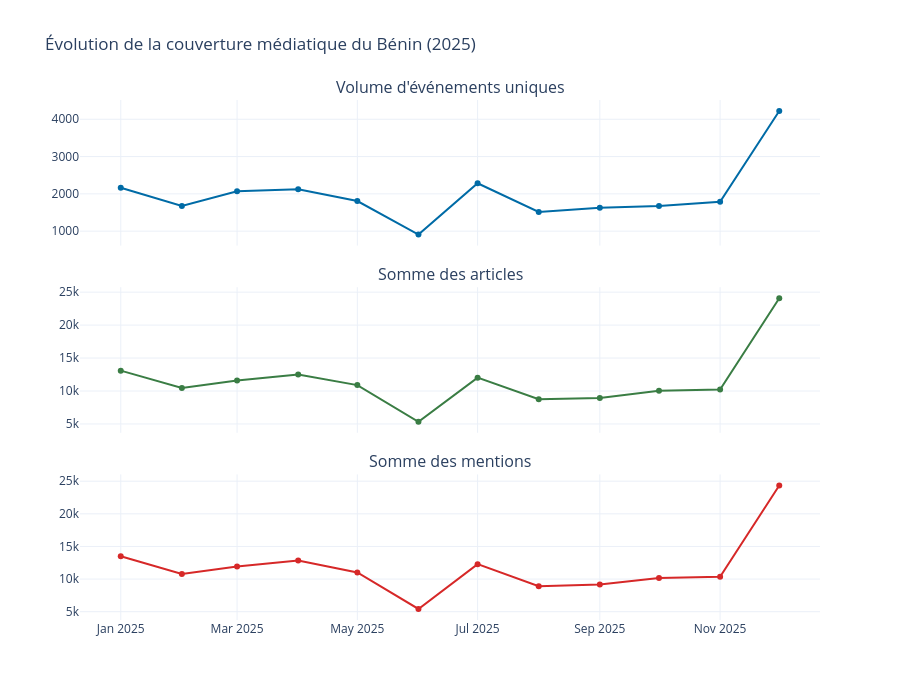

The notebook cell this image was saved under:
### Markdown cell above
**Objectif** : mesurer l'évolution de l'attention médiatique et identifier les périodes de forte exposition.

**Métriques utilisées** :
- Volume d'événements (`GLOBALEVENTID`) par jour
- Nombre d'articles (`NumArticles`) agrégés
- Nombre de mentions (`NumMentions`)

### Code cell
# Agrégation par mois
df['mois'] = df['SQLDATE'].dt.to_period('M').astype(str)
monthly = df.groupby('mois').agg(
 evenements=('GLOBALEVENTID', 'nunique'),
 articles=('NumArticles', 'sum'),
 mentions=('NumMentions', 'sum')
).reset_index()

fig = make_subplots(rows=3, cols=1, shared_xaxes=True,
 subplot_titles=("Volume d'événements uniques",
 "Somme des articles",
 "Somme des mentions"),
 vertical_spacing=0.08)

fig.add_trace(go.Scatter(x=monthly['mois'], y=monthly['evenements'],
 mode='lines+markers', name='Événements', line=dict(color='#006BA6')), row=1, col=1)
fig.add_trace(go.Scatter(x=monthly['mois'], y=monthly['articles'],
 mode='lines+markers', name='Articles', line=dict(color='#3A7D44')), row=2, col=1)
fig.add_trace(go.Scatter(x=monthly['mois'], y=monthly['mentions'],
 mode='lines+markers', name='Mentions', line=dict(color='#D62828')), row=3, col=1)

fig.update_layout(height=700, title_text=" Évolution de la couverture médiatique du Bénin (2025)", showlegend=False,
 template="plotly_white")
fig.show()
fig.write_html('../outputs/figures/q1_evolution_couverture_mensuelle.html')
try:
    fig.write_image('../outputs/figures/q1_evolution_couverture_mensuelle.png', scale=2)
except Exception:
    pass  # kaleido non installé, HTML sauvegardé uniquement

### Figure 1 — Plotly figure (JSON) as saved in the notebook; plotly's stock layout.template omitted (floating-point values rounded to 4 significant figures)
{"data": [{"line": {"color": "#006BA6"}, "mode": "lines+markers", "name": "Événements", "type": "scatter", "x": ["2025-01", "2025-02", "2025-03", "2025-04", "2025-05", "2025-06", "2025-07", "2025-08", "2025-09", "2025-10", "2025-11", "2025-12"], "xaxis": "x", "y": [2163, 1673, 2067, 2125, 1807, 908, 2284, 1516, 1630, 1676, 1789, 4221], "yaxis": "y"}, {"line": {"color": "#3A7D44"}, "mode": "lines+markers", "name": "Articles", "type": "scatter", "x": ["2025-01", "2025-02", "2025-03", "2025-04", "2025-05", "2025-06", "2025-07", "2025-08", "2025-09", "2025-10", "2025-11", "2025-12"], "xaxis": "x2", "y": [13089, 10457, 11606, 12520, 10896, 5334, 12031, 8762, 8937, 10028, 10227, 24076], "yaxis": "y2"}, {"line": {"color": "#D62828"}, "mode": "lines+markers", "name": "Mentions", "type": "scatter", "x": ["2025-01", "2025-02", "2025-03", "2025-04", "2025-05", "2025-06", "2025-07", "2025-08", "2025-09", "2025-10", "2025-11", "2025-12"], "xaxis": "x3", "y": [13505, 10787, 11939, 12843, 11006, 5416, 12281, 8894, 9153, 10149, 10350, 24353], "yaxis": "y3"}], "layout": {"annotations": [{"font": {"size": 16}, "showarrow": false, "text": "Volume d'événements uniques", "x": 0.5, "xanchor": "center", "xref": "paper", "y": 1, "yanchor": "bottom", "yref": "paper"}, {"font": {"size": 16}, "showarrow": false, "text": "Somme des articles", "x": 0.5, "xanchor": "center", "xref": "paper", "y": 0.64, "yanchor": "bottom", "yref": "paper"}, {"font": {"size": 16}, "showarrow": false, "text": "Somme des mentions", "x": 0.5, "xanchor": "center", "xref": "paper", "y": 0.28, "yanchor": "bottom", "yref": "paper"}], "height": 700, "showlegend": false, "title": {"text": " Évolution de la couverture médiatique du Bénin (2025)"}, "xaxis": {"anchor": "y", "domain": [0, 1], "matches": "x3", "showticklabels": false}, "xaxis2": {"anchor": "y2", "domain": [0, 1], "matches": "x3", "showticklabels": false}, "xaxis3": {"anchor": "y3", "domain": [0, 1]}, "yaxis": {"anchor": "x", "domain": [0.72, 1]}, "yaxis2": {"anchor": "x2", "domain": [0.36, 0.64]}, "yaxis3": {"anchor": "x3", "domain": [0, 0.28]}}}
